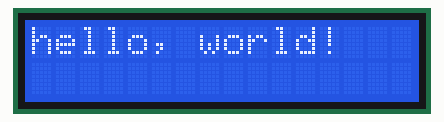
Simulated run of this sketch. Board: Arduino Uno, built with avr-gcc and run on an emulated ATmega328P. Shown: 16×2 character LCD.

Above: at 0.1 s.

The sketch:

116_LiquidCrystal_Cursor.ino
```cpp
#include <LiquidCrystal.h>             // LCD를 사용하기 위한 라이브러리 포함

const int rs =12,en =11,d4 =5,d5 =4,d6 =3,d7 =2;  // LCD 인터페이스 핀을 연결
LiquidCrystal lcd(rs,en,d4,d5,d6,d7);             // 라이브러리 초기화

void setup() {

  lcd.begin(16,2);                              // LCD의 열(세로)과 행(가로) 수를 설정
  lcd.print("hello, world!");                   // LCD창에 메시지 출력
}

void loop() {
  lcd.noCursor();   // 커서 끄기
  delay(500);       // 0.5초 동안

  lcd.cursor();      // 커서 켜기
  delay(500);        // 0.5초 동안
}
```
